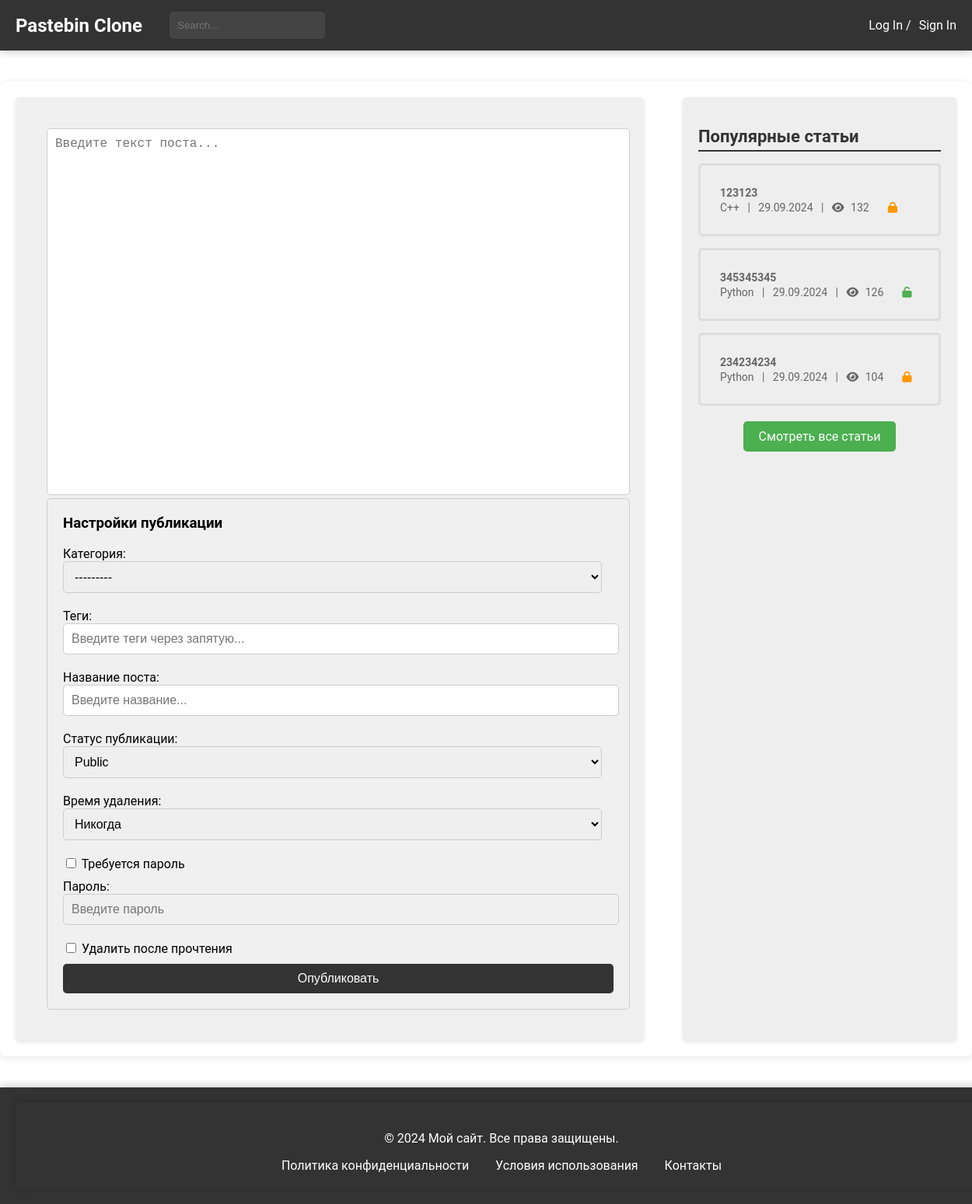
The app's page /, older data.
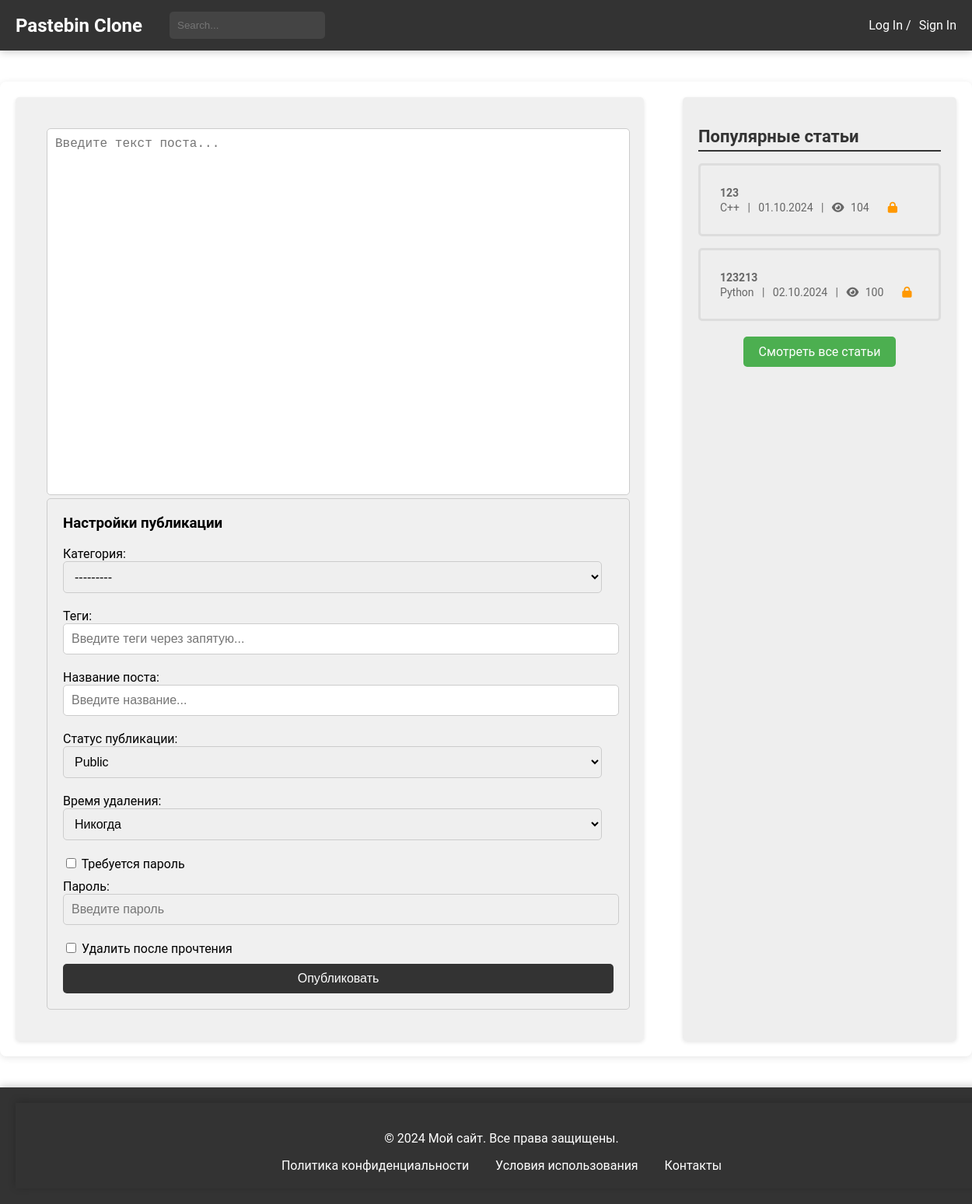
The same page, newer data.
### blog/models.py (models this page shows, shortened)
class Paste(models.Model):
    ACCESS_STATUS_CHOICES = [
        (0, 'Private'),
        (1, 'Public'),
        (2, 'Draft'),
    ]
    TIME_LIVE_CHOICES = [
        (None, 'Никогда'),
        (timedelta(minutes=2), 'Через 2 минуты'),
        (timedelta(hours=1), 'Через 1 час'),
        (timedelta(days=1), 'Через 1 день'),
        (timedelta(weeks=1), 'Через 1 неделю'),
    ]
    title = models.CharField(max_length=200)
    content = models.TextField()
    author = models.ForeignKey(User, on_delete=models.CASCADE)
    created_at = models.DateTimeField(auto_now_add=True)
    updated_at = models.DateTimeField(auto_now=True)
    slug = models.UUIDField(default=uuid.uuid4, editable=False, unique=True)
    tags = models.ManyToManyField(Tag, related_name='posts')
    category = models.ForeignKey(Category, on_delete=models.SET_NULL, null=True)
    access_status = models.IntegerField(choices=ACCESS_STATUS_CHOICES, default=1)
    time_live = models.DurationField(null=True, blank=True)
    password = models.CharField(max_length=100, null=True, blank=True)
    is_delete_after_read = models.BooleanField(default=False)
    views_count = models.PositiveIntegerField(default=100)
    def get_formatted_created_at(self):
        return self.created_at.strftime('%d.%m.%Y')
    class Meta:
        verbose_name = 'Паста'
        verbose_name_plural = 'Паста'

class Category(models.Model):
    name = models.CharField(max_length=30, unique=True)
    parent = models.ForeignKey(
        'self',
        on_delete=models.CASCADE,
        null=True, blank=True,
        related_name='subcategories'
    )
    def __str__(self):
        return self.name
    class Meta:
        verbose_name = 'Категория'
        verbose_name_plural = 'Категории'

### blog/views.py (the view)
# urls.py: path('', views.index, name='index'),
def index(request):
    form = PasteForm()
    popular_posts = Paste.objects.order_by('-views_count')[:5]
    return render(request, 'blog/index.html', {
        'form': form,
        'popular_posts': popular_posts
    })

### blog/templates/blog/index.html (shortened to what this page needs)
{% extends 'blog/temps/base.html' %}
{% load static %}
{% block head %}
    <link rel="stylesheet" type="text/css" href="{% static 'css/index.css' %}">
{% endblock %}
{% block content %}
<main class="container">
    <div class="main-container">
        <section class="left-block">
            <div class="post-form">
                <form method="POST" action="{% url 'blog:create-paste' %}">
                    <div class="post-editor">
                        {{ form.content }}
                    </div>
                    <div class="post-settings">
                        <h3>Настройки публикации</h3>
                        <label>
                            Категория:
                            {{ form.category }}
                        </label>
                        <label>
                            Теги:
                            {{ form.tags }}
                        </label>
                        <label>
                            Название поста:
                            {{ form.title }}
                        </label>
                        <label>
                            Статус публикации:
                            {{ form.access_status }}
                        </label>
                        <label>
                            Время удаления:
                            {{ form.time_live }}
                        </label>
                        <label>
                            <input type="checkbox" name="need_password" id="need-password" class="need-password" onclick="togglePasswordField()">
                            Требуется пароль
                        </label>
                        <label>
                            Пароль:
                             <input type="password" name="password" id="password-field" placeholder="Введите пароль" disabled>
                        </label>
                        <label>
                            <input type="checkbox" name="is_delete_after_read" class="delete-after-read"> Удалить после
                            прочтения
                        </label>
                        <button type="submit">Опубликовать</button>
                    </div>
                </form>
            </div>
        </section>
        {% include 'blog/temps/popular_posts.html' %}
    </div>
</main>
{% endblock %}

### blog/templates/blog/temps/popular_posts.html
{% load static %}
<head>
    <link rel="stylesheet" type="text/css" href="{% static 'css/popular_posts.css' %}">
    <link rel="stylesheet" href="https://cdnjs.cloudflare.com/ajax/libs/font-awesome/6.0.0-beta3/css/all.min.css">
</head>
<div class="right-block">
    <h2>Популярные статьи</h2>
    <ul>
        {% for popular_post in popular_posts %}
        <li>
            <a href="{% url 'blog:post-detail' popular_post.slug %}">
                <span class="article-title">{{popular_post.title}}</span>
                <br>
                <span class="article-meta">{{ popular_post.category }} &nbsp; | &nbsp; {{ popular_post.get_formatted_created_at }} &nbsp; |  &nbsp;
                                    <i class="fa fa-eye"></i> <span
                            class="view-count">{{popular_post.views_count}}</span></span>
                {% if popular_post.password %}
                <span><i class="fa fa-lock" aria-hidden="true" style="color: #FF9800;"></i></span>
                {% else %}
                <span><i class="fa fa-unlock" aria-hidden="true" style="color: #4CAF50;"></i></span>
                {% endif %}
            </a>
        </li>
        {% endfor %}
    </ul>
     <div class="all-posts-link">
        <a href="{% url 'blog:posts-check' %}">Смотреть все статьи</a>
    </div>
</div>

Row changes from the older to the newer data that the page shows:
removed Paste: title "123123", category "C++", get_formatted_created_at "29.09.2024", views_count "132"
removed Paste: title "345345345", category "Python", get_formatted_created_at "29.09.2024", views_count "126"
removed Paste: title "234234234", category "Python", get_formatted_created_at "29.09.2024", views_count "104"
added Paste: title "123", category "C++", get_formatted_created_at "01.10.2024", views_count "104"
added Paste: title "123213", category "Python", get_formatted_created_at "02.10.2024", views_count "100"
